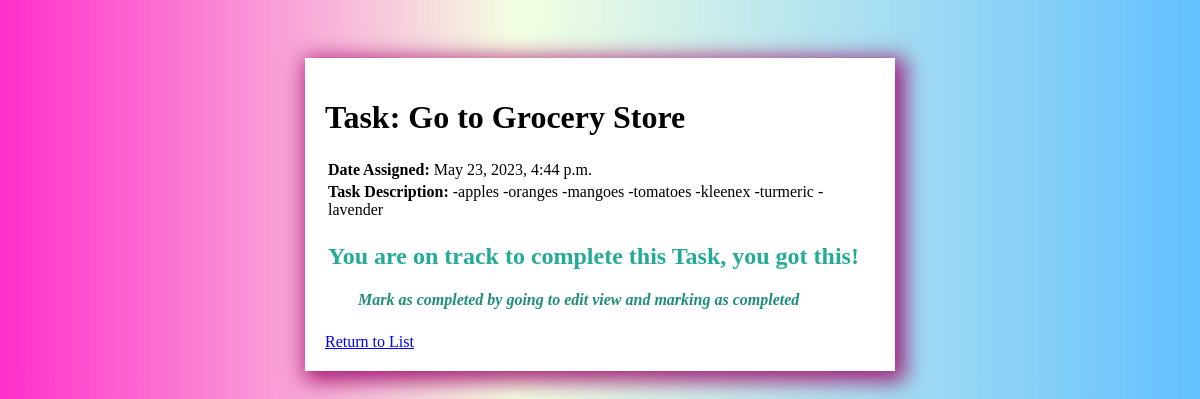
Page /task/10/ (signed in) on the earlier database version.
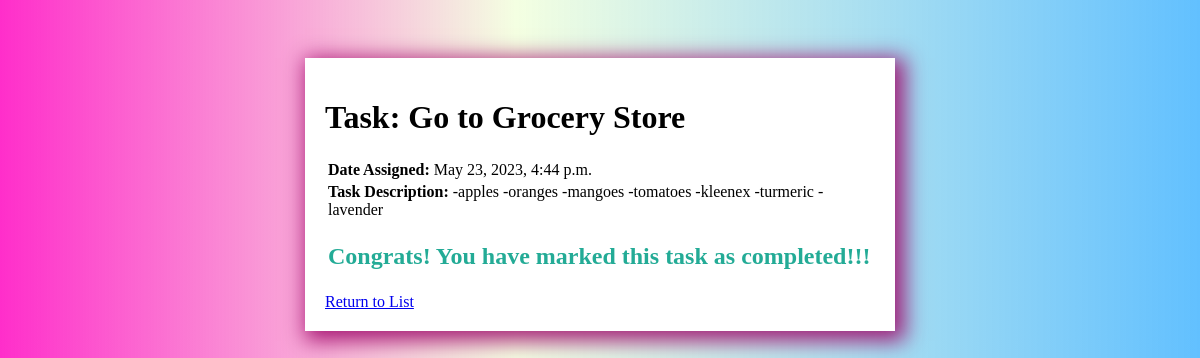
Same page on the later database version.
### todo/views.py (the view)
# urls.py: path('task/<int:pk>/', TaskDetail.as_view(), name="tasks-detail"),
class TaskDetail(LoginRequiredMixin, DetailView):
    model = Task
    context_object_name = 'task'
    template_name = 'todo/task.html'

### todo/models.py (called while the page is built)
    def __str__(self):
        return self.title

### todo/templates/todo/task.html
{% extends 'todo/main.html'%}
{% block content %}
<body>
<h1> Task: {{ task }} </h1>
<table>
<tr>
    <td> <b> Date Assigned: </b> {{task.created}}</td>
</tr>
<tr>
    <td> <b> Task Description: </b>{{task.description}}</td>
</tr>
<tr>
    <td>
        {% if task.complete %}
        <div>
            <h2 class="completion-message"> Congrats! You have marked this task as completed!!! </h2>
        </div>
       {% else %}
       <div>
            <h2 class="completion-message"> You are on track to complete this Task, you got this! </h2>
            <h4 class="completion-message-2"> Mark as completed by going to edit view and marking as completed</h4>
        </div>
       {% endif %}
    </td>
</tr>
</table>
<a href="{% url 'task' %}"> Return to List </a>
</body>
{% endblock content %}

Differences in the rows shown:
changed Task "Go to Grocery Store": complete False → True (drawn)
Other differences:
text no longer shown: "You are on track to complete this Task, you got this! Mark as completed by going to edit view and marking as completed"
text now shown: "Congrats! You have marked this task as completed!!!"
